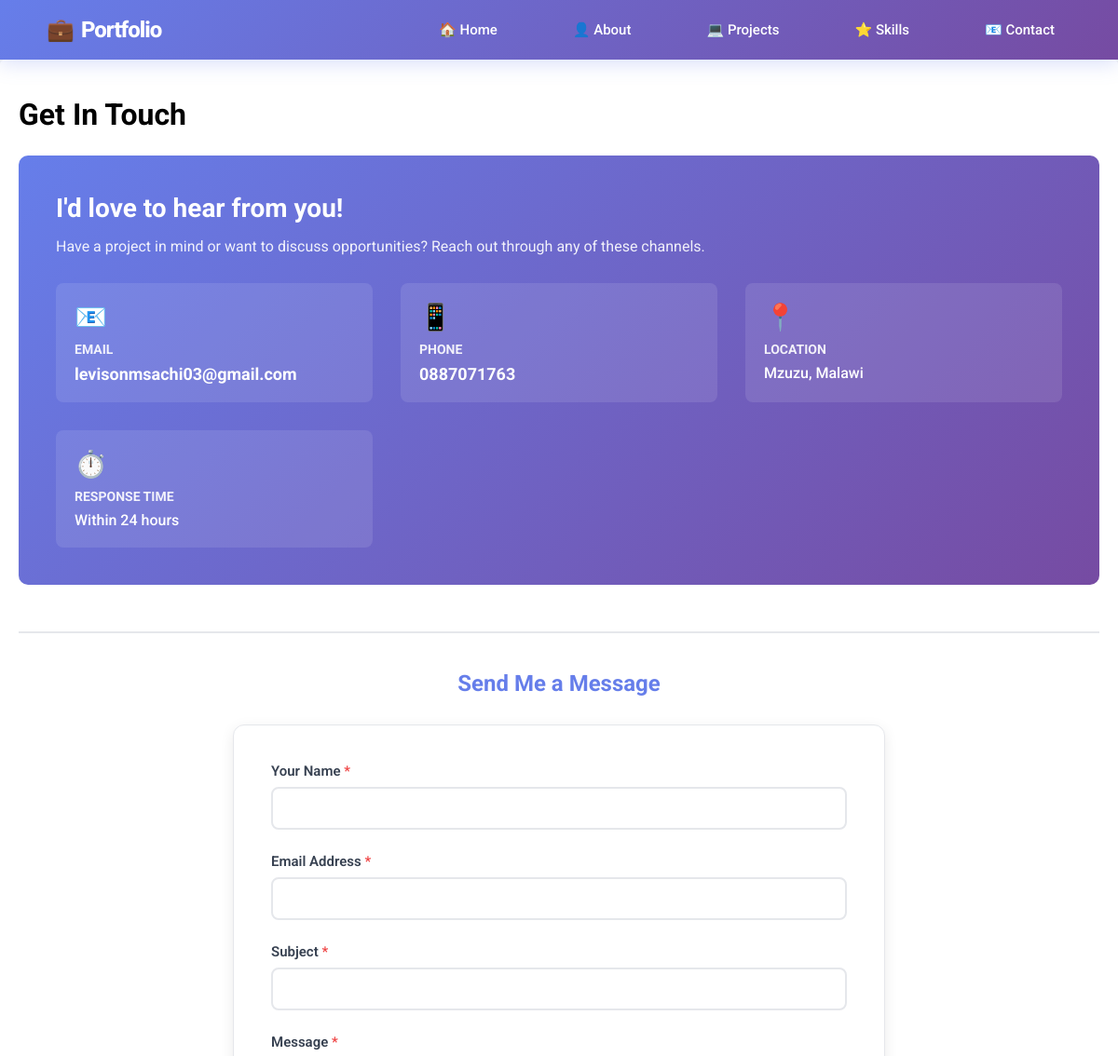
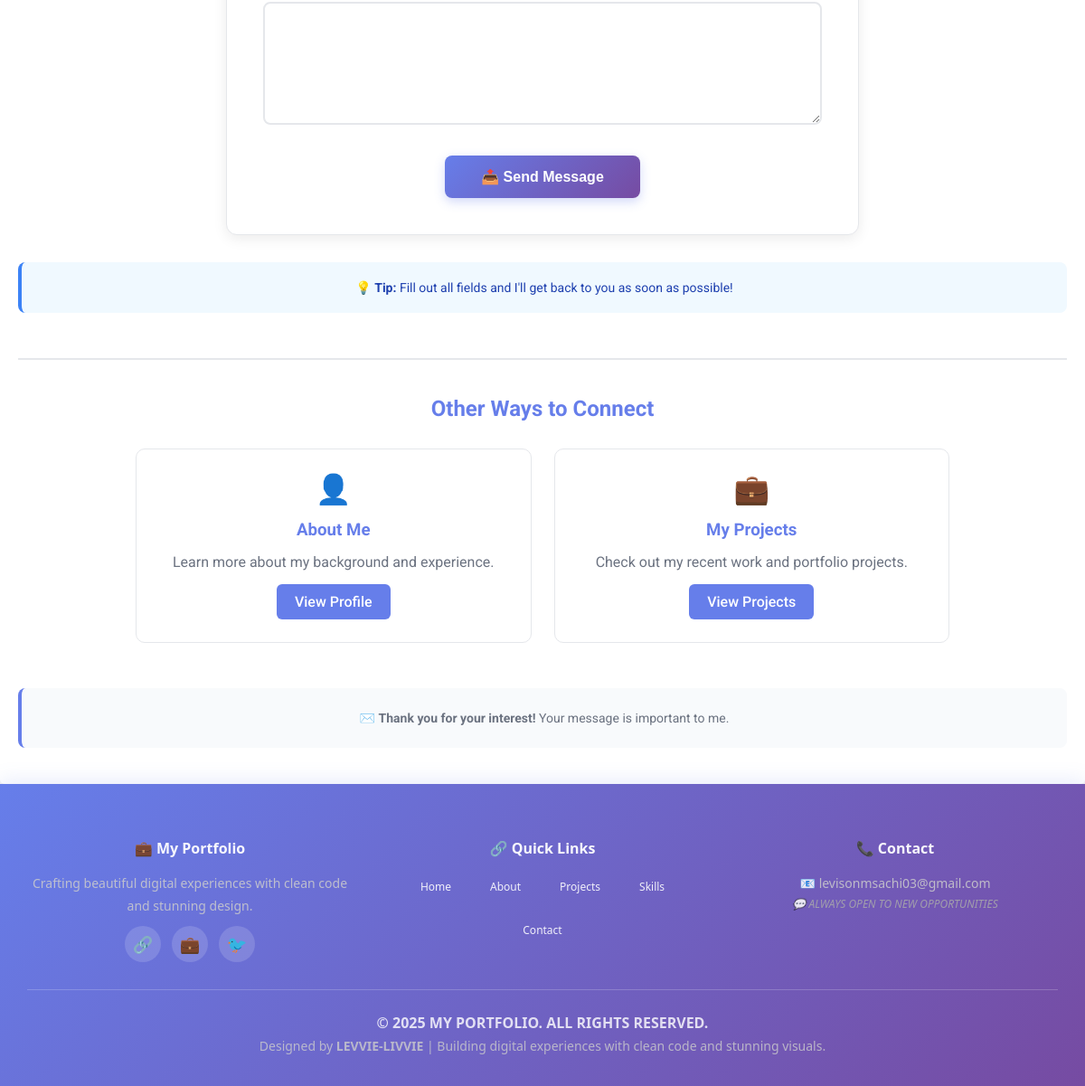
Page /contact/ on the committed database (2 pictures, top to bottom).
### main/models.py (models this page shows, shortened)
class ContactInfo(models.Model):
    title = models.CharField(max_length=200, default="Get In Touch")
    description = models.TextField()
    email = models.EmailField()
    phone = models.CharField(max_length=20, blank=True)
    location = models.CharField(max_length=200, blank=True)
    response_time = models.CharField(max_length=100, default="Within 24 hours")
    social_links = models.TextField(blank=True, help_text="JSON format or comma-separated key:value pairs")
    availability_message = models.CharField(max_length=255, default="I'd love to hear from you!")
    updated_at = models.DateTimeField(auto_now=True)
    class Meta:
        verbose_name = "Contact Info"
        verbose_name_plural = "Contact Info"

### main/views.py (the view, shortened to what this page needs)
# urls.py: path('contact/', views.contact, name='contact'),  # Contact page
def contact(request):
    contact_info = ContactInfo.objects.first()
    context = {
        'contact_info': contact_info,
    }
    return render(request, 'main/contact.html', context)

### main/templates/main/contact.html (shortened to what this page needs)
{% extends 'main/base.html' %}
{% block content %}
<h1>Get In Touch</h1>
{% if contact_info %}
<div style="
  background: linear-gradient(135deg, #667eea 0%, #764ba2 100%);
  color: white;
  padding: 40px;
  border-radius: 10px;
  margin: 25px 0;
">
  <h2 style="margin-top: 0; font-size: 28px;">{{ contact_info.availability_message }}</h2>
  <p style="font-size: 16px; opacity: 0.9; margin: 15px 0;">{{ contact_info.description }}</p>
  <div style="
    display: grid;
    grid-template-columns: repeat(auto-fit, minmax(250px, 1fr));
    gap: 30px;
    margin-top: 30px;
  ">
    <div style="background: rgba(255,255,255,0.1); padding: 20px; border-radius: 8px;">
      <div style="font-size: 28px; margin-bottom: 10px;">📧</div>
      <h3 style="margin: 0 0 8px 0; font-size: 14px; opacity: 0.9;">EMAIL</h3>
      <a href="mailto:{{ contact_info.email }}" style="
        color: white;
        font-size: 18px;
        font-weight: bold;
        text-decoration: none;
        word-break: break-all;
      ">
        {{ contact_info.email }}
      </a>
    </div>
    {% if contact_info.phone %}
    <div style="background: rgba(255,255,255,0.1); padding: 20px; border-radius: 8px;">
      <div style="font-size: 28px; margin-bottom: 10px;">📱</div>
      <h3 style="margin: 0 0 8px 0; font-size: 14px; opacity: 0.9;">PHONE</h3>
      <a href="tel:{{ contact_info.phone }}" style="
        color: white;
        font-size: 18px;
        font-weight: bold;
        text-decoration: none;
      ">
        {{ contact_info.phone }}
      </a>
    </div>
    {% endif %}
    {% if contact_info.location %}
    <div style="background: rgba(255,255,255,0.1); padding: 20px; border-radius: 8px;">
      <div style="font-size: 28px; margin-bottom: 10px;">📍</div>
      <h3 style="margin: 0 0 8px 0; font-size: 14px; opacity: 0.9;">LOCATION</h3>
      <p style="margin: 0; color: white; font-size: 16px; font-weight: 500;">
        {{ contact_info.location }}
      </p>
    </div>
    {% endif %}
    <div style="background: rgba(255,255,255,0.1); padding: 20px; border-radius: 8px;">
      <div style="font-size: 28px; margin-bottom: 10px;">⏱️</div>
      <h3 style="margin: 0 0 8px 0; font-size: 14px; opacity: 0.9;">RESPONSE TIME</h3>
      <p style="margin: 0; color: white; font-size: 16px; font-weight: 500;">
        {{ contact_info.response_time }}
      </p>
    </div>
  </div>
</div>
{% endif %}
<div style="margin: 50px 0; border-top: 2px solid #e5e7eb; padding-top: 40px;">
  <h2 style="color: #667eea; text-align: center; margin-bottom: 30px;">Send Me a Message</h2>
  <form method="post" action="" style="
    max-width: 700px;
    margin: 0 auto;
    background: #ffffff;
    padding: 40px;
    border-radius: 12px;
    box-shadow: 0 4px 15px rgba(0, 0, 0, 0.08);
    border: 1px solid #e5e7eb;
  ">
    <div style="margin-bottom: 25px;">
      <label for="name" style="
        display: block;
        font-weight: 600;
        color: #374151;
        margin-bottom: 8px;
        font-size: 15px;
      ">
        Your Name <span style="color: #ef4444;">*</span>
      </label>
      <input type="text" id="name" name="name" required style="
        width: 100%;
        padding: 12px 15px;
        border: 2px solid #e5e7eb;
        border-radius: 8px;
        font-size: 15px;
        font-family: inherit;
        transition: border-color 0.3s;
        box-sizing: border-box;
      "
      onfocus="this.style.borderColor='#667eea'; this.style.boxShadow='0 0 0 3px rgba(102, 126, 234, 0.1)'"
      onblur="this.style.borderColor='#e5e7eb'; this.style.boxShadow='none'" />
    </div>
    <div style="margin-bottom: 25px;">
      <label for="email" style="
        display: block;
        font-weight: 600;
        color: #374151;
        margin-bottom: 8px;
        font-size: 15px;
      ">
        Email Address <span style="color: #ef4444;">*</span>
      </label>
      <input type="email" id="email" name="email" required style="
        width: 100%;
        padding: 12px 15px;
        border: 2px solid #e5e7eb;
        border-radius: 8px;
        font-size: 15px;
        font-family: inherit;
        transition: border-color 0.3s;
        box-sizing: border-box;
      "
      onfocus="this.style.borderColor='#667eea'; this.style.boxShadow='0 0 0 3px rgba(102, 126, 234, 0.1)'"
      onblur="this.style.borderColor='#e5e7eb'; this.style.boxShadow='none'" />
    </div>
    <div style="margin-bottom: 25px;">
      <label for="subject" style="
        display: block;
        font-weight: 600;
        color: #374151;
        margin-bottom: 8px;
        font-size: 15px;
      ">
        Subject <span style="color: #ef4444;">*</span>
      </label>
      <input type="text" id="subject" name="subject" required style="
        width: 100%;
        padding: 12px 15px;
        border: 2px solid #e5e7eb;
        border-radius: 8px;
        font-size: 15px;
        font-family: inherit;
        transition: border-color 0.3s;
        box-sizing: border-box;
      "
      onfocus="this.style.borderColor='#667eea'; this.style.boxShadow='0 0 0 3px rgba(102, 126, 234, 0.1)'"
      onblur="this.style.borderColor='#e5e7eb'; this.style.boxShadow='none'" />
    </div>
    <div style="margin-bottom: 30px;">
      <label for="message" style="
        display: block;
        font-weight: 600;
        color: #374151;
        margin-bottom: 8px;
        font-size: 15px;
      ">
        Message <span style="color: #ef4444;">*</span>
      </label>
      <textarea id="message" name="message" rows="6" required style="
        width: 100%;
        padding: 12px 15px;
        border: 2px solid #e5e7eb;
        border-radius: 8px;
        font-size: 15px;
        font-family: inherit;
        resize: vertical;
        transition: border-color 0.3s;
        box-sizing: border-box;
      "
      onfocus="this.style.borderColor='#667eea'; this.style.boxShadow='0 0 0 3px rgba(102, 126, 234, 0.1)'"
      onblur="this.style.borderColor='#e5e7eb'; this.style.boxShadow='none'"></textarea>
    </div>
    <div style="text-align: center;">
      <button type="submit" style="
        background: linear-gradient(135deg, #667eea 0%, #764ba2 100%);
        color: white;
        padding: 14px 40px;
        border: none;
        border-radius: 8px;
        font-size: 16px;
        font-weight: 600;
        cursor: pointer;
        transition: transform 0.2s, box-shadow 0.2s;
        box-shadow: 0 4px 12px rgba(102, 126, 234, 0.3);
      "
      onmouseover="this.style.transform='translateY(-2px)'; this.style.boxShadow='0 6px 20px rgba(102, 126, 234, 0.4)'"
      onmouseout="this.style.transform='translateY(0)'; this.style.boxShadow='0 4px 12px rgba(102, 126, 234, 0.3)'"
      >
        📤 Send Message
      </button>
    </div>
  </form>
  <div style="
    text-align: center;
    margin-top: 30px;
    padding: 20px;
    background: #f0f9ff;
    border-radius: 8px;
    border-left: 4px solid #3b82f6;
  ">
    <p style="margin: 0; color: #1e40af; font-size: 14px;">
      💡 <strong>Tip:</strong> Fill out all fields and I'll get back to you as soon as possible!
    </p>
  </div>
</div>
<div style="margin: 50px 0; border-top: 2px solid #e5e7eb; padding-top: 40px;">
  <h2 style="color: #667eea; text-align: center; margin-bottom: 30px;">Other Ways to Connect</h2>
  <div style="
    display: grid;
    grid-template-columns: repeat(auto-fit, minmax(280px, 1fr));
    gap: 25px;
    max-width: 900px;
    margin: 0 auto;
  ">
    <div style="
      background: #ffffff;
      padding: 25px;
      border-radius: 10px;
      border: 1px solid #e5e7eb;
      text-align: center;
    ">
      <div style="font-size: 32px; margin-bottom: 15px;">👤</div>
      <h3 style="color: #667eea; margin: 0 0 15px 0;">About Me</h3>
      <p style="color: #6b7280; margin: 0 0 15px 0;">Learn more about my background and experience.</p>
      <a href="{% url 'about' %}" style="
        display: inline-block;
        background: #667eea;
        color: white;
        padding: 10px 20px;
        border-radius: 6px;
        text-decoration: none;
        font-weight: 500;
        transition: background 0.2s;
      "
      onmouseover="this.style.background='#764ba2'"
      onmouseout="this.style.background='#667eea'"
      >
        View Profile
      </a>
    </div>
    <div style="
      background: #ffffff;
      padding: 25px;
      border-radius: 10px;
      border: 1px solid #e5e7eb;
      text-align: center;
    ">
      <div style="font-size: 32px; margin-bottom: 15px;">💼</div>
      <h3 style="color: #667eea; margin: 0 0 15px 0;">My Projects</h3>
      <p style="color: #6b7280; margin: 0 0 15px 0;">Check out my recent work and portfolio projects.</p>
      <a href="{% url 'projects' %}" style="
        display: inline-block;
        background: #667eea;
        color: white;
        padding: 10px 20px;
        border-radius: 6px;
        text-decoration: none;
        font-weight: 500;
        transition: background 0.2s;
      "
      onmouseover="this.style.background='#764ba2'"
      onmouseout="this.style.background='#667eea'"
      >
        View Projects
      </a>
    </div>
  </div>
</div>
<div style="
  margin-top: 50px;
  padding: 25px;
  background: #f8fafc;
  border-radius: 8px;
  border-left: 4px solid #667eea;
  text-align: center;
  color: #6b7280;
">
  <p style="margin: 0; font-size: 14px;">
    ✉️ <strong>Thank you for your interest!</strong> Your message is important to me.
  </p>
</div>
{% endblock %}

### main/static/main/css/style.css (style rules this page uses)
body { font-family: 'Roboto', sans-serif; margin: 0; padding: 0; background-color: #f4f4f4; }

### main/templates/main/base.html (style rules this page uses)
* { margin: 0; padding: 0; box-sizing: border-box; }
body { display: flex; flex-direction: column; min-height: 100vh; background: #f9fafb; }

### rows in the picture
ContactInfo: availability_message "I'd love to hear from you!", description "Have a project in mind or want to discuss opportunities? Reach out through any of these channels.", email "levisonmsachi03@gmail.com", phone "0887071763", location "Mzuzu, Malawi", response_time "Within 24 hours"
